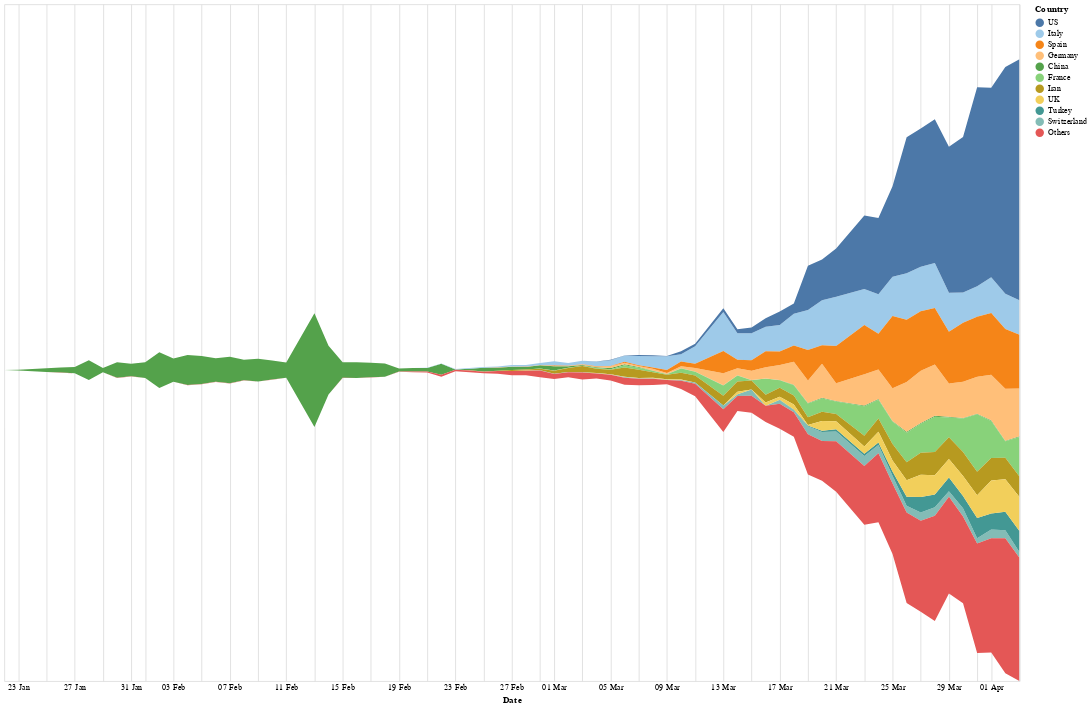

Write notebook code for a chart like this one.
### Markdown cell above
# Global Data Visualization

### Code cell
# Aggregate at country level
country_level = df.groupby(['Country', 'Date'], as_index=False).sum()
# Drop 03-22-2020 since county breakdown started from here and so there is break in continuity
country_level = country_level.drop(country_level[country_level['Date'] == '03-22-2020'].index)
country_level = country_level.drop(country_level[country_level['Date'] == '03-12-2020'].index)
country_level = country_level.drop(country_level[country_level['Date'] == '02-12-2020'].index)

streamgraph(country_level, 'Country', 'Confirmed_New', 'Confirmed', 10).interactive()

### Figure 1 — Vega-Lite specification as saved in the notebook (floating-point values rounded to 4 significant figures; data arrays with more than 128 entries replaced by an {"elided": "..."} marker saying what was removed)
{"config": {"view": {"continuousWidth": 400, "continuousHeight": 300}}, "data": {"name": "data-db786a9a5defdec9daf07de1dd1458f7"}, "mark": "area", "encoding": {"color": {"type": "nominal", "field": "Country", "scale": {"scheme": "tableau20"}, "sort": ["US", "Italy", "Spain", "Germany", "China", "France", "Iran", "UK", "Turkey", "Switzerland"]}, "opacity": {"condition": {"value": 1, "selection": "selector133"}, "value": 0.2}, "order": {"type": "quantitative", "field": "Confirmed"}, "tooltip": [{"type": "nominal", "field": "Country"}, {"type": "quantitative", "field": "Confirmed_New"}], "x": {"type": "temporal", "axis": {"domain": false, "format": "%d %b", "tickSize": 0}, "field": "Date"}, "y": {"type": "quantitative", "axis": null, "field": "Confirmed_New", "stack": "center"}}, "height": 800, "selection": {"selector133": {"type": "single", "fields": ["Country"], "bind": "legend"}, "selector134": {"type": "interval", "bind": "scales", "encodings": ["x", "y"]}}, "transform": [{"lookup": "Country", "from": {"data": {"name": "data-769a892d0ed4b18d9052dc9830c772b2"}, "key": "Country", "fields": ["Confirmed"]}}], "width": 1200, "$schema": "https://vega.github.io/schema/vega-lite/v4.0.2.json", "datasets": {"data-db786a9a5defdec9daf07de1dd1458f7": {"elided": "626 records"}, "data-769a892d0ed4b18d9052dc9830c772b2": {"elided": "181 records"}}}
